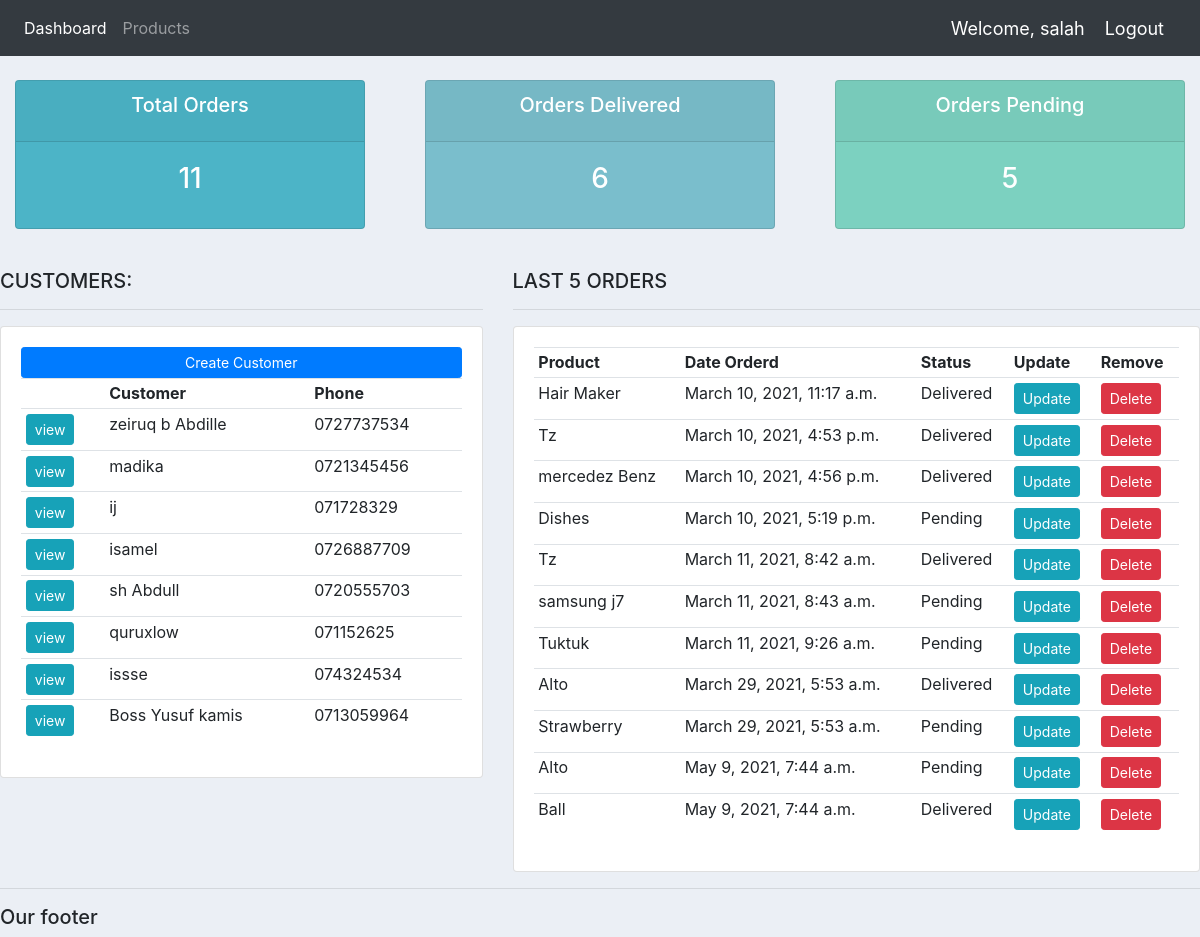
The app's page / (signed in) with its own data.
### accounts/models.py (models this page shows, shortened)
class Customer(models.Model):
    name = models.CharField(max_length=200, null=True)
    phone = models.CharField(max_length=200, null=True)
    email = models.CharField(max_length=200, null=True)
    date_created = models.DateTimeField(auto_now_add=True, null=True)

class Order(models.Model):
    STATUS = (
        ('Pending', 'Pending'),
        ('Out for delivery', 'Out for delivery'),
        ('Delivered', 'Delivered'),
        )
    customer = models.ForeignKey(Customer, null=True, on_delete= models.SET_NULL)
    product = models.ForeignKey(Product, null=True, on_delete= models.SET_NULL)
    date_created = models.DateTimeField(auto_now_add=True, null=True)
    status = models.CharField(max_length=200, null=True, choices=STATUS)
    note = models.CharField(max_length=200, null=True)

class Product(models.Model):
    CATEGORY = (
        ('Indoor', 'Indoor'),
        ('Out Door', 'Out Door'),
    )
    name = models.CharField(max_length=200, null=True)
    price = models.FloatField(null=True)
    category = models.CharField(max_length=200, null=True, choices=CATEGORY)
    description = models.CharField(max_length=200, null=True, blank=True)
    date_created = models.DateTimeField(auto_now_add=True, null=True)
    tags = models.ManyToManyField(Tag)
    def __str__(self):
        return self.name

### accounts/views.py (the view)
# urls.py: path('', views.home, name="home"),
@login_required(login_url='login')
def home(request):
    orders = Order.objects.all()
    customers = Customer.objects.all()
    total_customers = customers.count()
    total_orders = orders.count()
    delivered = orders.filter(status='Delivered').count()
    pending = orders.filter(status='Pending').count()
    context = {'orders': orders, 'customers': customers, 'total_orders': total_orders, 'delivered': delivered,
               'pending': pending}
    return render(request, 'accounts/dashboard.html', context)

### accounts/templates/accounts/dashboard.html
{%  extends 'accounts/main.html' %}
{% block content %}
{%  include 'accounts/status.html' %}
<br>
<div class="row">
    <div class="col-md-5">
        <h5>CUSTOMERS:</h5>
        <hr>
        <div class="card card-body">
            <a class="btn btn-primary  btn-sm btn-block" href="">Create Customer</a>
            <table class="table table-sm">
                <tr>
                    <th></th>
                    <th>Customer</th>
                    <th>Phone</th>
                </tr>
                {% for customer in customers %}
                <tr>
                    <td><a class="btn btn-sm btn-info" href="{% url 'customer' customer.id %}">view</a> </td>
                    <td>{{customer.name}}</td>
                    <td>{{customer.phone}}</td>
                </tr>
                {% endfor %}
            </table>
        </div>
    </div>
    <div class="col-md-7">
        <h5>LAST 5 ORDERS</h5>
        <hr>
        <div class="card card-body">
            <table class="table table-sm">
                <tr>
                    <th>Product</th>
                    <th>Date Orderd</th>
                    <th>Status</th>
                    <th>Update</th>
                    <th>Remove</th>
                </tr>
                 {% for order in orders %}
                <tr>
                    <td>{{order.product}}</td>
                    <td>{{order.date_created}}</td>
                    <td>{{order.status}}</td>
                    <td><a class="btn btn-sm btn-info" href="{% url 'update_order' order.id %}">Update</a> </td>
                    <td><a class="btn btn-sm btn-danger" href="{% url 'delete_order' order.id %}">Delete</a> </td>
                </tr>
                {% endfor %}
            </table>
        </div>
    </div>
</div>
{% endblock %}

### accounts/templates/accounts/main.html (shortened to what this page needs)
{% load static %}
<html>
<head>
    <link rel="stylesheet" href="https://stackpath.bootstrapcdn.com/bootstrap/4.3.1/css/bootstrap.min.css"
>
    <link rel="stylesheet" type="text/css" href="{% static '/css/main.css' %}">
</head>
<body>
{% include 'accounts/navbar.html' %}
{% block content %}
{% endblock %}
<hr>
<h5>Our footer</h5>
</body>
</html>

### accounts/templates/accounts/navbar.html (shortened to what this page needs)
{% load static %}
<nav class="navbar navbar-expand-lg navbar-dark bg-dark">
  <div class="collapse navbar-collapse" id="navbarNav">
    <ul class="navbar-nav">
      <li class="nav-item active">
        <a class="nav-link" href="{% url 'home'%}">Dashboard</a>
      </li>
      <li class="nav-item">
        <a class="nav-link" href="{% url 'products'%}">Products</a>
      </li>
    </ul>
  </div>
  <span class="hello-msg">Welcome, {{request.user}} </span>
  <span ><a class="hello-msg" href="{% url 'logout' %}">Logout</a> </span>
</nav>

### accounts/templates/accounts/status.html
<br>
<div class="row">
	<div class="col">
		<div class="col-md">
			<div class="card text-center text-white  mb-3" id="total-orders">
			  	<div class="card-header">
			  		<h5 class="card-title">Total Orders</h5>
			  	</div>
			  	<div class="card-body">
			    	<h3 class="card-title">{{total_orders}}</h3>
			  	</div>
			</div>
		</div>
	</div>
	<div class="col">
		<div class="col-md">
			<div class="card text-center text-white  mb-3" id="orders-delivered">
			  	<div class="card-header">
			  		<h5 class="card-title">Orders Delivered</h5>
			  	</div>
			  	<div class="card-body">
			    	<h3 class="card-title">{{delivered}}</h3>
			  	</div>
			</div>
		</div>
	</div>
	<div class="col">
		<div class="col-md">
			<div class="card text-center text-white  mb-3" id="orders-pending">
			  	<div class="card-header">
			  		<h5 class="card-title">Orders Pending</h5>
			  	</div>
			  	<div class="card-body">
			    	<h3 class="card-title">{{pending}}</h3>
			  	</div>
			</div>
		</div>
	</div>
</div>

### static/css/main.css (style rules this page uses)
body { background-color: #ebeff5; }
#total-orders { background-color: #4cb4c7; }
#orders-delivered { background-color: #7abecc; }
#orders-pending { background-color: #7CD1C0; }

### accounts/templates/accounts/navbar.html (style rules this page uses)
.hello-msg { font-size: 18px; color: #fff; margin-right: 20px; }

### records on screen
Customer: name "zeiruq b Abdille", phone "0727737534"
Customer: name "madika", phone "0721345456"
Customer: name "ij", phone "071728329"
Customer: name "isamel", phone "0726887709"
Customer: name "sh Abdull", phone "0720555703"
Customer: name "quruxlow", phone "071152625"
Customer: name "issse", phone "074324534"
Customer: name "Boss Yusuf kamis", phone "0713059964"
Order: product "Hair Maker", date_created "March 10, 2021, 11:17 a.m.", status "Delivered"
Order: product "Tz", date_created "March 10, 2021, 4:53 p.m.", status "Delivered"
Order: product "mercedez Benz", date_created "March 10, 2021, 4:56 p.m.", status "Delivered"
Order: product "Dishes", date_created "March 10, 2021, 5:19 p.m.", status "Pending"
Order: product "Tz", date_created "March 11, 2021, 8:42 a.m.", status "Delivered"
Order: product "samsung j7", date_created "March 11, 2021, 8:43 a.m.", status "Pending"
Order: product "Tuktuk", date_created "March 11, 2021, 9:26 a.m.", status "Pending"
Order: product "Alto", date_created "March 29, 2021, 5:53 a.m.", status "Delivered"
Order: product "Strawberry", date_created "March 29, 2021, 5:53 a.m.", status "Pending"
Order: product "Alto", date_created "May 9, 2021, 7:44 a.m.", status "Pending"
Order: product "Ball", date_created "May 9, 2021, 7:44 a.m.", status "Delivered"

### other values on screen
{{ request.user }} "salah"
{{ total_orders }} "11"
{{ delivered }} "6"
{{ pending }} "5"
